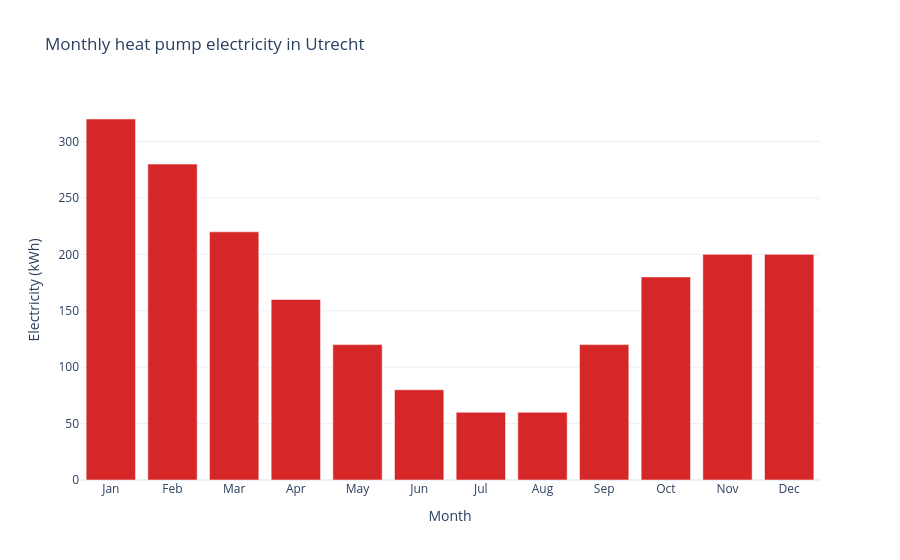

Write notebook code for a chart like this one.
### Code cell
monthly_figure = build_heat_pump_monthly_figure(result)
monthly_figure

### Figure 1 — Plotly figure (JSON) as saved in the notebook; plotly's stock layout.template omitted (floating-point values rounded to 4 significant figures)
{"data": [{"marker": {"color": "#d62728"}, "name": "Heat pump electricity", "type": "bar", "x": ["Jan", "Feb", "Mar", "Apr", "May", "Jun", "Jul", "Aug", "Sep", "Oct", "Nov", "Dec"], "y": [320.0, 280.0, 220.0, 160.0, 120.0, 80.0, 60.0, 60.0, 120.0, 180, 200.0, 200.0]}], "layout": {"title": {"text": "Monthly heat pump electricity in Utrecht"}, "xaxis": {"title": {"text": "Month"}}, "yaxis": {"title": {"text": "Electricity (kWh)"}}}}
